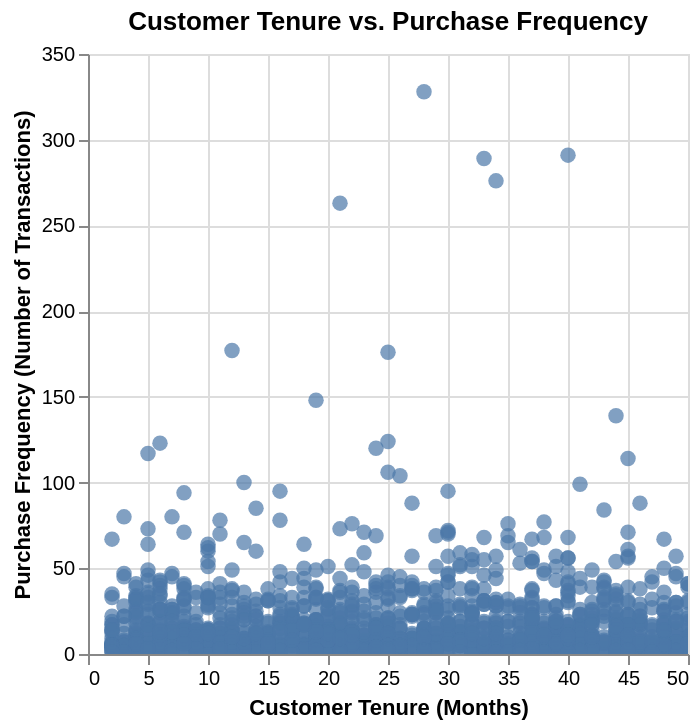

The cell this chart's notebook holds for it:
### Code cell
import altair as alt

# 1. Calculate Purchase Frequency per Customer
customer_frequency = (
    merged_sales_df.groupby('CustomerID')['Transaction_ID'].nunique().reset_index()
)
customer_frequency.rename(
    columns={'Transaction_ID': 'Purchase_Frequency'}, inplace=True
)

# 2. Merge with Tenure Data
customer_tenure_frequency = pd.merge(
    customer_frequency, customers_df[['CustomerID', 'Tenure_Months']], on='CustomerID', how='left'
)

# Display the first 5 rows and the column names and their data types
print(customer_tenure_frequency.head().to_markdown(index=False, numalign="left", stralign="left"))
print(customer_tenure_frequency.info())

# 3. Analyze Relationship: Correlation
correlation = customer_tenure_frequency['Tenure_Months'].corr(
    customer_tenure_frequency['Purchase_Frequency']
)
print(f'\nPearson Correlation between Tenure_Months and Purchase_Frequency: {correlation:.4f}')

# 4. Visualize the relationship using a scatter plot
scatter_plot = (
    alt.Chart(customer_tenure_frequency)
    .mark_circle(size=60)
    .encode(
        x=alt.X('Tenure_Months', title='Customer Tenure (Months)'),
        y=alt.Y('Purchase_Frequency', title='Purchase Frequency (Number of Transactions)'),
        tooltip=['CustomerID', 'Tenure_Months', 'Purchase_Frequency'],
    )
    .properties(
        title='Customer Tenure vs. Purchase Frequency'
    )
).interactive() # Make the chart interactive for zooming and panning

# Save the chart to a Show file
scatter_plot.show()

# Additionally, let's group by Tenure_Months and show average frequency to see trend more clearly
avg_frequency_by_tenure = customer_tenure_frequency.groupby('Tenure_Months')[
    'Purchase_Frequency'
].mean().reset_index()

# Display average frequency by tenure
print('\nAverage Purchase Frequency by Tenure_Months:')
print(avg_frequency_by_tenure.to_markdown(index=False, numalign="left", stralign="left"))

### Figure 1 — Vega-Lite specification as saved in the notebook (floating-point values rounded to 4 significant figures; data arrays with more than 128 entries replaced by an {"elided": "..."} marker saying what was removed)
{"config": {"view": {"continuousWidth": 300, "continuousHeight": 300}}, "data": {"name": "data-52f7b17039a5650bc1286488008aa724"}, "mark": {"type": "circle", "size": 60}, "encoding": {"tooltip": [{"field": "CustomerID", "type": "quantitative"}, {"field": "Tenure_Months", "type": "quantitative"}, {"field": "Purchase_Frequency", "type": "quantitative"}], "x": {"field": "Tenure_Months", "title": "Customer Tenure (Months)", "type": "quantitative"}, "y": {"field": "Purchase_Frequency", "title": "Purchase Frequency (Number of Transactions)", "type": "quantitative"}}, "params": [{"name": "param_19", "select": {"type": "interval", "encodings": ["x", "y"]}, "bind": "scales"}], "title": "Customer Tenure vs. Purchase Frequency", "$schema": "https://vega.github.io/schema/vega-lite/v5.20.1.json", "datasets": {"data-52f7b17039a5650bc1286488008aa724": {"elided": "1468 records"}}}
